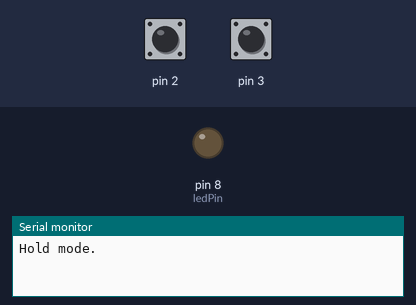
Recording of a sketch running on a simulated Arduino Uno, built with avr-gcc and run on an emulated ATmega328P. Parts: output pins drawn as LEDs (lit = HIGH), the last lines printed to the serial monitor. Inputs (shaded band) come from the test bench; at power-on: pin 2 HIGH, pin 3 HIGH.

Above: at 1.2 s.
1.3 s: pin 2 pulled LOW for 0.15 s
At 1.39 s:
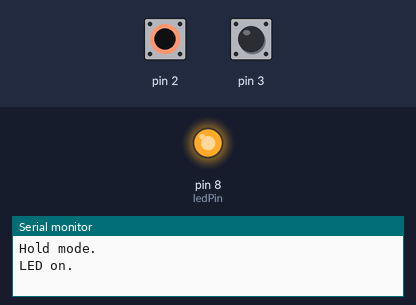
2.9 s: pin 3 pulled LOW for 0.15 s
4.5 s: pin 2 pulled LOW for 1 s
At 5.6 s:
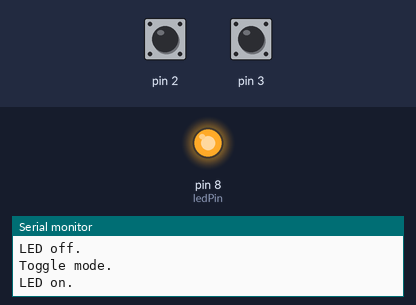
7.0 s: pin 2 pulled LOW for 3.2 s
At 7.5 s:
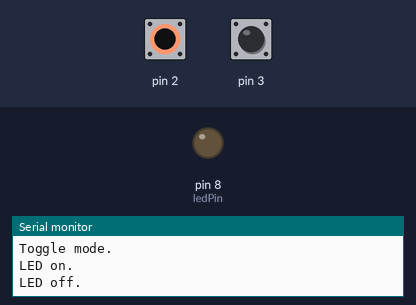
Timing chart, 0 to 10.0 s (numbered marks = the images above; inputs shaded):
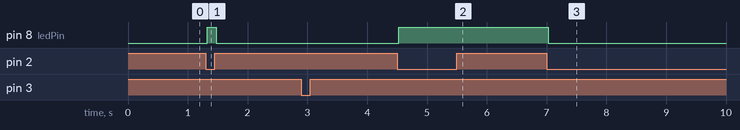

The sketch:

accessible_desk_switch.ino
```cpp
// Accessible desk switch · Arduino Uno R3.
constexpr unsigned long debounceMs = 25;
constexpr uint8_t ledPin = 8;

struct Input {
  const uint8_t pin;
  bool raw = HIGH;
  bool stable = HIGH;
  unsigned long changedAt = 0;

  explicit Input(uint8_t number) : pin(number) {}

  bool update(unsigned long now) {
    const bool sample = digitalRead(pin);
    if (sample != raw) {
      raw = sample;
      changedAt = now;
    }
    if (stable == raw || now - changedAt < debounceMs) return false;
    stable = raw;
    return true;
  }
};

Input paddle(2), mode(3);
bool toggleMode = false;
bool outputOn = false;
bool waitForRelease = true;

void setup() {
  pinMode(paddle.pin, INPUT_PULLUP);
  pinMode(mode.pin, INPUT_PULLUP);
  pinMode(ledPin, OUTPUT);
  digitalWrite(ledPin, LOW);
  Serial.begin(115200);
  Serial.println(F("Hold mode."));
}

void loop() {
  const unsigned long now = millis();
  const bool paddleChanged = paddle.update(now);
  const bool modeChanged = mode.update(now);
  const bool wasOn = outputOn;
  if (modeChanged && mode.stable == LOW) {
    toggleMode = !toggleMode;
    outputOn = false;
    waitForRelease = true;
    Serial.println(toggleMode ? F("Toggle mode.") : F("Hold mode."));
  } else if (waitForRelease) {
    if (paddle.raw == HIGH && paddle.stable == HIGH && now - paddle.changedAt >= debounceMs) {
      waitForRelease = false;
    }
  } else if (paddleChanged) {
    if (!toggleMode) outputOn = paddle.stable == LOW;
    else if (paddle.stable == LOW) outputOn = !outputOn;
  }
  digitalWrite(ledPin, outputOn ? HIGH : LOW);
  if (outputOn != wasOn) Serial.println(outputOn ? F("LED on.") : F("LED off."));
}
```

Measured:
- after the input at 1.3 s, pin 8 (ledPin): LOW → HIGH at once, → LOW 0.15 s later
- after the input at 4.5 s, pin 8 (ledPin): LOW → HIGH at once
- after the input at 7.0 s, pin 8 (ledPin): HIGH → LOW at once
